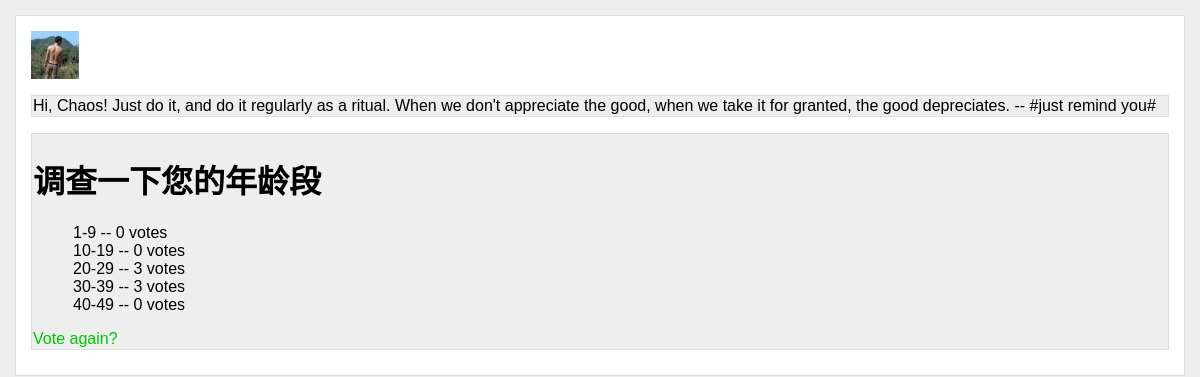
Before: /polls/1/results/ with the older database file.
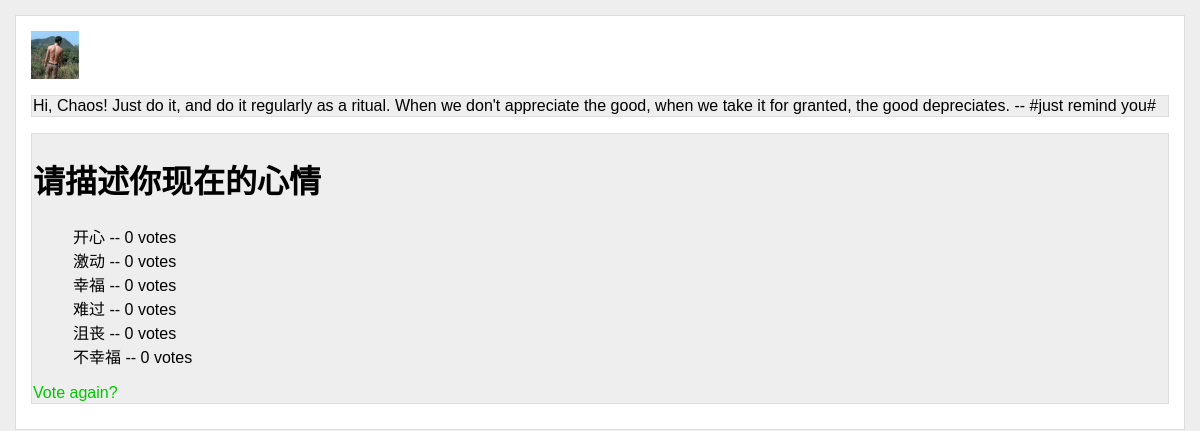
After: the same page with the newer database file.
### polls/models.py (models this page shows, shortened)
@python_2_unicode_compatible
class Question(models.Model):
    question_text = models.CharField('问题', max_length=200)
    pub_date = models.DateTimeField('发布日期')
    def was_published_recently(self):
        now = timezone.now()
        return now - datetime.timedelta(days=1) <= self.pub_date <= now
    was_published_recently.admin_order_field = 'pub_date'
    was_published_recently.boolean = True
    was_published_recently.short_description = 'Published recently?'

@python_2_unicode_compatible
class Choice(models.Model):
    question = models.ForeignKey(Question)
    choice_text = models.CharField('选项', max_length=200)
    votes = models.IntegerField('票数', default=0)

### polls/views.py (the view)
# urls.py: url(r'^(?P<pk>[0-9]+)/results/$', views.ResultsView.as_view(), name='results'),
class ResultsView(generic.DetailView):
    model = Question
    template_name = 'polls/results.html'

### polls/templates/polls/results.html
{% extends 'polls/base.html' %}
{% block content %}
<div class="detail">
<h1>{{ question.question_text }}</h1>
<ul>
{% for choice in question.choice_set.all %}
    <li>{{ choice.choice_text }} -- {{ choice.votes }} vote{{ choice.votes|pluralize }}</li>
{% endfor %}
</ul>
<a href="{% url 'polls:detail' question.id %}">Vote again?</a>
</div>
{% endblock %}

Changed rows visible on the page:
changed Question: question_text "调查一下您的年龄段" → "请描述你现在的心情"
changed Choice (number 1 of 6 on the later page): choice_text "1-9" → "开心"
changed Choice (number 2 of 6 on the later page): choice_text "10-19" → "激动"
changed Choice (number 3 of 6 on the later page): choice_text "20-29" → "幸福"; votes "3" → "0"
changed Choice (number 4 of 6 on the later page): choice_text "30-39" → "难过"; votes "3" → "0"
changed Choice (number 5 of 6 on the later page): choice_text "40-49" → "沮丧"
added Choice: choice_text "不幸福", votes "0"
